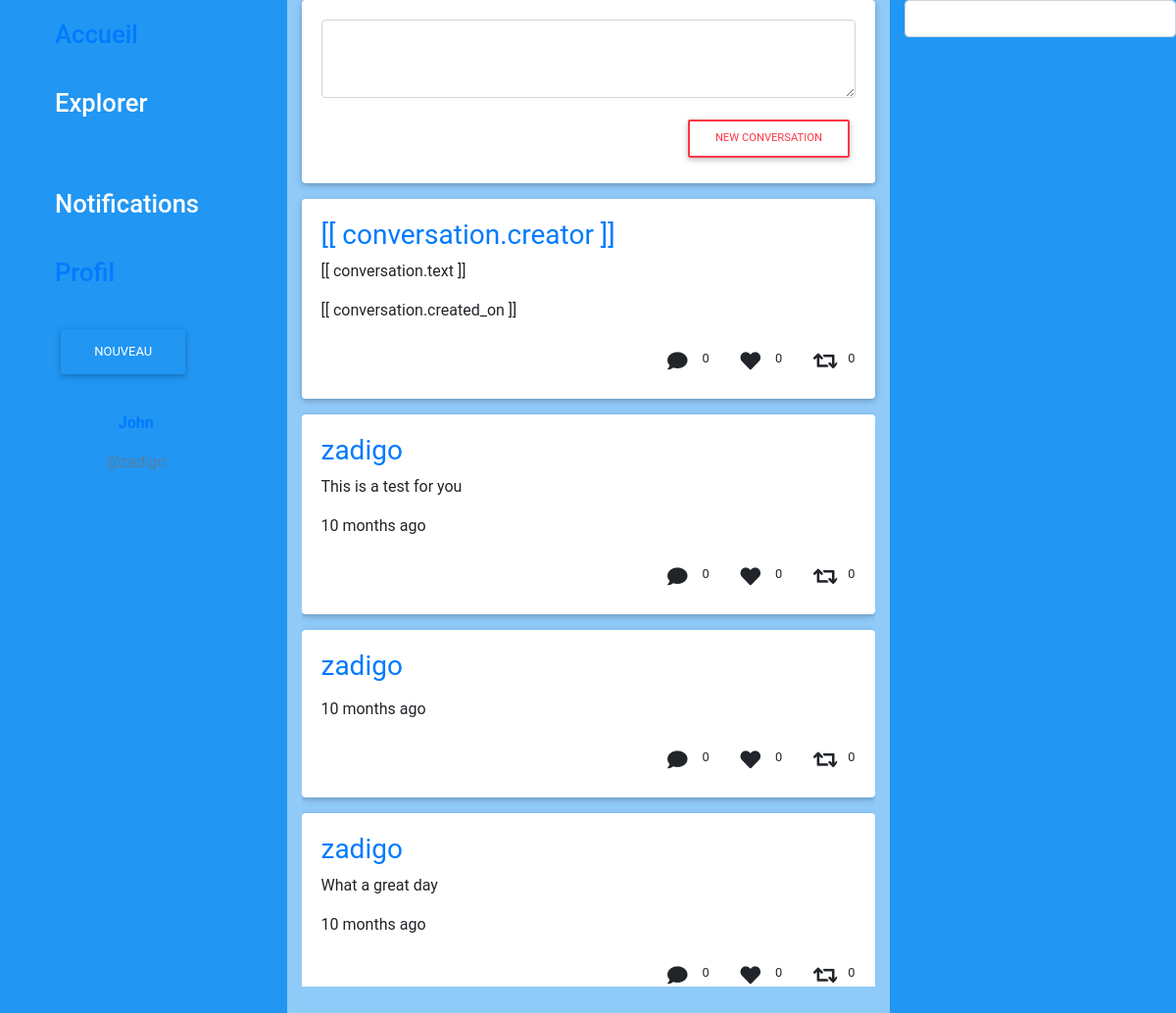
Screenshot of /feed/home (signed in) with the database file from the repository.
### accounts/models.py (models this page shows, shortened)
class MyUser(AbstractBaseUser):
    email       = models.EmailField(max_length=255, unique=True)
    firstname      = models.CharField(max_length=100, null=True, blank=True)
    lastname         = models.CharField(max_length=100, null=True, blank=True)
    username         = models.CharField(max_length=50, null=True, blank=True)
    is_active        = models.BooleanField(default=True)
    is_admin            = models.BooleanField(default=False)
    is_staff            = models.BooleanField(default=False)
    objects = managers.MyUserManager()
    USERNAME_FIELD      = 'email'
    REQUIRED_FIELDS     = []

### feed/models.py (models this page shows, shortened)
class Conversation(models.Model):
    body = models.CharField(max_length=255)
    created_by = models.ForeignKey(MYUSER, on_delete=models.DO_NOTHING)
    created_on = models.DateTimeField(auto_now_add=True)
    class Meta:
        ordering = ['-created_on']
        indexes = [
            models.Index(fields=['created_by'])
        ]
    objects = models.Manager()
    conversations_manager = managers.ConversationsManager.as_manager()

### feed/views.py (the view)
class TimeLineView(LoginRequiredMixin, ListView):
    model = models.Conversation
    template_name = 'pages/feed.html'
    context_object_name = 'conversations'
    def get_queryset(self):
        user = self.request.user
        follows_ids = list(user.myuserprofile.follows.values_list('id', flat=True))
        follows_ids.append(user.id)
        return self.model.conversations_manager.annoted_conversations(user.username, follows_ids=follows_ids)

### feed/managers.py (called while the page is built)
    def timeline(self, follows_ids):
        return self.filter(created_by__id__in=follows_ids)

    def annoted_conversations(self, username, follows_ids=None, queryset=None):
        return self.timeline(follows_ids)

### feed/templates/pages/feed.html (shortened to what this page needs)
{% extends "pages/index.html" %}
{% load i18n humanize %}
{% block middle_header %}
    <div class="card">
        <div class="card-body">
            <form @submit.prevent="submitconversation()">
                <div class="form-group">
                    <textarea v-model="newmessage" class="form-control" name="new-conversation" id="new-conversation" cols="10" rows="10" style="height: 80px;"></textarea>
                </div>
                <button class="btn btn-md btn-outline-danger float-right">
                    {% trans "New conversation" %}
                </button>
            </form>
        </div>
    </div>
{% endblock %}
{% block middle %}
    <div class="row">
        <div class="col-12">
            <article>
                <div class="row">
                    <div v-for="conversation in conversations" :key="conversation.creator" class="col-12">
                        {% include "components/cards/vue_conversation.html" %}
                    </div>
                </div>
            </article>
            <article style="overflow-y: scroll; height: 600px;">
                {% for conversation in conversations %}
                    {% include "components/cards/conversation.html" %}
                {% endfor %}
            </article>
        </div>
    </div>
{% endblock %}
{% block right %}
    <div class="row">
        <div class="col-12">
            <form action="{% url 'feed:search' %}" method="get">
                <div class="form-group">
                    <input class="form-control" type="search" name="q" id="search">
                </div>
            </form>
        </div>
    </div>
{% endblock %}

### feed/templates/components/user_handles.html
<div class="col-12 text-center">
    <p class="font-weight-bold">
        <a href="{% url 'feed:user_timeline' user.username %}">
            {{ user.firstname }}
        </a>
    </p>
    <p class="text-muted">@{{ user.username }}</p>
</div>

### feed/templates/components/cards/actions.html
<div class="actions d-flex flex-direction-row justify-content-right float-right">
    <div class="action-group">
        <div class="btn btn-sm btn-circle z-depth-0">
            <i class="fa fa-comment fa-2x"></i>
        </div>
        <small>
            {{ conversation.comments_set.count|default:0 }}
        </small>
    </div>
    <div class="action-group">
        <div class="btn btn-sm btn-circle z-depth-0" @click="addlike('{{ conversation.id }}')">
            {% if conversation.has_liked %}
                <i id="like-{{ conversation.id }}" class="fas fa-heart red-text fa-2x"></i>
            {% else %}
                <i id="like-{{ conversation.id }}" class="fas fa-heart fa-2x"></i>
            {% endif %}
        </div>
        <small id="likes-count-{{ conversation.id }}">
            {{ conversation.like_set.count|default:0 }}
        </small>
    </div>
    <div class="action-group">
        <div class="btn btn-sm btn-circle z-depth-0" @click="share($el, {{ conversation.id }})">
            <i class="fa fa-retweet fa-2x" @click="share({{ conversation.id }})"></i>
        </div>
        <small>
            {{ conversation.shares_set.count|default:0 }}
        </small>
    </div>
</div>

### feed/templates/components/cards/conversation.html
{% load i18n humanize %}
<div class="card mt-3">
    <div class="card-body">
        <a href="{% url 'feed:user_timeline' conversation.created_by.username %}">
            <h3>
                {{ conversation.created_by.username }}
            </h3>
        </a>
        <p>{{ conversation.body }}</p>
        <p>{{ conversation.created_on|naturaltime }}</p>
        {% include "components/cards/actions.html" %}
    </div>
</div>

### static/style.css (style rules this page uses)
.view, body, html { height: 100vh; }
.btn-circle { width: 30px; height: 30px; text-align: center; padding: 6px 0; font-size: 12px; line-height: 1.428571429; border-radius: 15px; }

### rows the page displays
MyUser: firstname "John"
Conversation: created_by.username "zadigo", body "This is a test for you", created_on "10 months ago", comments_set.count "0", like_set.count "0", shares_set.count "0"
Conversation: created_by.username "zadigo", created_on "10 months ago", comments_set.count "0", like_set.count "0", shares_set.count "0"
Conversation: created_by.username "zadigo", body "What a great day", created_on "10 months ago", comments_set.count "0", like_set.count "0", shares_set.count "0"

### other values shown
{{ conversation.comments_set.count|default:0 }} "0"
{{ conversation.like_set.count|default:0 }} "0"
{{ conversation.shares_set.count|default:0 }} "0"
